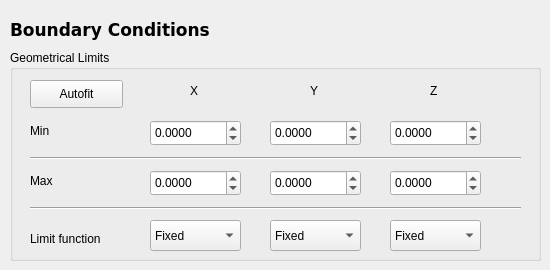
      <widget class="QWidget" name="page_12">
       <widget class="QGroupBox" name="groupBox">
        <property name="geometry">
         <rect>
          <x>10</x>
          <y>50</y>
          <width>531</width>
          <height>211</height>
         </rect>
        </property>
        <property name="title">
         <string>Geometrical Limits</string>
        </property>
        <widget class="QLabel" name="label">
         <property name="geometry">
          <rect>
           <x>20</x>
           <y>70</y>
           <width>41</width>
           <height>21</height>
          </rect>
         </property>
         <property name="text">
          <string>Min</string>
         </property>
        </widget>
        <widget class="Line" name="line_4">
         <property name="geometry">
          <rect>
           <x>20</x>
           <y>100</y>
           <width>491</width>
           <height>16</height>
          </rect>
         </property>
         <property name="orientation">
          <enum>Qt::Horizontal</enum>
         </property>
        </widget>
        <widget class="QLabel" name="label_3">
         <property name="geometry">
          <rect>
           <x>180</x>
           <y>30</y>
           <width>41</width>
           <height>21</height>
          </rect>
         </property>
         <property name="text">
          <string>X</string>
         </property>
        </widget>
        <widget class="QLabel" name="label_4">
         <property name="geometry">
          <rect>
           <x>300</x>
           <y>30</y>
           <width>41</width>
           <height>21</height>
          </rect>
         </property>
         <property name="text">
          <string>Y</string>
         </property>
        </widget>
        <widget class="QLabel" name="label_5">
         <property name="geometry">
          <rect>
           <x>420</x>
           <y>30</y>
           <width>41</width>
           <height>21</height>
          </rect>
         </property>
         <property name="text">
          <string>Z</string>
         </property>
        </widget>
        <widget class="QLabel" name="label_2">
         <property name="geometry">
          <rect>
           <x>20</x>
           <y>120</y>
           <width>41</width>
           <height>21</height>
          </rect>
         </property>
         <property name="text">
          <string>Max</string>
         </property>
        </widget>
        <widget class="Line" name="line_6">
         <property name="geometry">
          <rect>
           <x>20</x>
           <y>150</y>
           <width>491</width>
           <height>16</height>
          </rect>
         </property>
         <property name="orientation">
          <enum>Qt::Horizontal</enum>
         </property>
        </widget>
        <widget class="QPushButton" name="btn_geometry_autofit">
         <property name="geometry">
          <rect>
           <x>20</x>
           <y>30</y>
           <width>93</width>
           <height>28</height>
          </rect>
         </property>
         <property name="text">
          <string>Autofit</string>
         </property>
        </widget>
        <widget class="QComboBox" name="boundary_limit_y">
         <property name="geometry">
          <rect>
           <x>260</x>
           <y>170</y>
           <width>91</width>
           <height>31</height>
          </rect>
         </property>
         <item>
          <property name="text">
           <string>Fixed</string>
          </property>
         </item>
         <item>
          <property name="text">
           <string>Moving</string>
          </property>
         </item>
         <item>
          <property name="text">
           <string>Periodic</string>
          </property>
         </item>
        </widget>
        <widget class="QComboBox" name="boundary_limit_z">
         <property name="geometry">
          <rect>
           <x>380</x>
           <y>170</y>
           <width>91</width>
           <height>31</height>
          </rect>
         </property>
         <item>
          <property name="text">
           <string>Fixed</string>
          </property>
         </item>
         <item>
          <property name="text">
           <string>Moving</string>
          </property>
         </item>
         <item>
          <property name="text">
           <string>Periodic</string>
          </property>
         </item>
        </widget>
        <widget class="QComboBox" name="boundary_limit_x">
         <property name="geometry">
          <rect>
           <x>140</x>
           <y>170</y>
           <width>91</width>
           <height>31</height>
          </rect>
         </property>
         <item>
          <property name="text">
           <string>Fixed</string>
          </property>
         </item>
         <item>
          <property name="text">
           <string>Moving</string>
          </property>
         </item>
         <item>
          <property name="text">
           <string>Periodic</string>
          </property>
         </item>
        </widget>
        <widget class="QLabel" name="label_6">
         <property name="geometry">
          <rect>
           <x>20</x>
           <y>180</y>
           <width>81</width>
           <height>17</height>
          </rect>
         </property>
         <property name="text">
          <string>Limit function</string>
         </property>
        </widget>
        <widget class="QDoubleSpinBox" name="boundary_min_x">
         <property name="geometry">
          <rect>
           <x>140</x>
           <y>70</y>
           <width>91</width>
           <height>26</height>
          </rect>
         </property>
         <property name="decimals">
          <number>4</number>
         </property>
         <property name="minimum">
          <double>-5000.000000000000000</double>
         </property>
         <property name="maximum">
          <double>5000.000000000000000</double>
         </property>
         <property name="singleStep">
          <double>0.100000000000000</double>
         </property>
        </widget>
        <widget class="QDoubleSpinBox" name="boundary_min_y">
         <property name="geometry">
          <rect>
           <x>260</x>
           <y>70</y>
           <width>91</width>
           <height>26</height>
          </rect>
         </property>
         <property name="decimals">
          <number>4</number>
         </property>
         <property name="minimum">
          <double>-5000.000000000000000</double>
         </property>
         <property name="maximum">
          <double>5000.000000000000000</double>
         </property>
         <property name="singleStep">
          <double>0.100000000000000</double>
         </property>
        </widget>
        <widget class="QDoubleSpinBox" name="boundary_min_z">
         <property name="geometry">
          <rect>
           <x>380</x>
           <y>70</y>
           <width>91</width>
           <height>26</height>
          </rect>
         </property>
         <property name="decimals">
          <number>4</number>
         </property>
         <property name="minimum">
          <double>-5000.000000000000000</double>
         </property>
         <property name="maximum">
          <double>5000.000000000000000</double>
         </property>
         <property name="singleStep">
          <double>0.100000000000000</double>
         </property>
        </widget>
        <widget class="QDoubleSpinBox" name="boundary_max_x">
         <property name="geometry">
          <rect>
           <x>140</x>
           <y>120</y>
           <width>91</width>
           <height>26</height>
          </rect>
         </property>
         <property name="decimals">
          <number>4</number>
         </property>
         <property name="minimum">
          <double>-5000.000000000000000</double>
         </property>
         <property name="maximum">
          <double>5000.000000000000000</double>
         </property>
         <property name="singleStep">
          <double>0.100000000000000</double>
         </property>
        </widget>
        <widget class="QDoubleSpinBox" name="boundary_max_y">
         <property name="geometry">
          <rect>
           <x>260</x>
           <y>120</y>
           <width>91</width>
           <height>26</height>
          </rect>
         </property>
         <property name="decimals">
          <number>4</number>
         </property>
         <property name="minimum">
          <double>-5000.000000000000000</double>
         </property>
         <property name="maximum">
          <double>5000.000000000000000</double>
         </property>
         <property name="singleStep">
          <double>0.100000000000000</double>
         </property>
        </widget>
        <widget class="QDoubleSpinBox" name="boundary_max_z">
         <property name="geometry">
          <rect>
           <x>380</x>
           <y>120</y>
           <width>91</width>
           <height>26</height>
          </rect>
         </property>
         <property name="decimals">
          <number>4</number>
         </property>
         <property name="minimum">
          <double>-5000.000000000000000</double>
         </property>
         <property name="maximum">
          <double>5000.000000000000000</double>
         </property>
         <property name="singleStep">
          <double>0.100000000000000</double>
         </property>
        </widget>
       </widget>
       <widget class="QLabel" name="label_18">
        <property name="geometry">
         <rect>
          <x>10</x>
          <y>20</y>
          <width>201</width>
          <height>21</height>
         </rect>
        </property>
        <property name="font">
         <font>
          <family>DejaVu Sans</family>
          <pointsize>13</pointsize>
          <weight>75</weight>
          <bold>true</bold>
         </font>
        </property>
        <property name="text">
         <string>Boundary Conditions</string>
        </property>
        <property name="textFormat">
         <enum>Qt::RichText</enum>
        </property>
       </widget>
      </widget>
